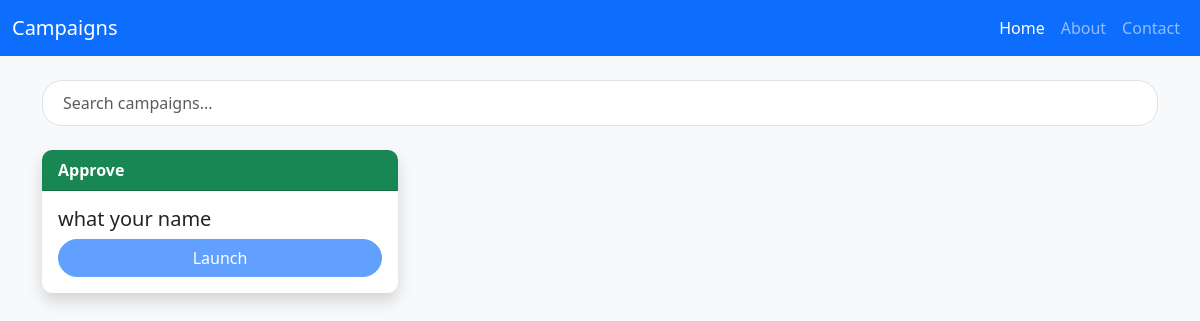
The app's page /admix/list_campaign (signed in), older data.
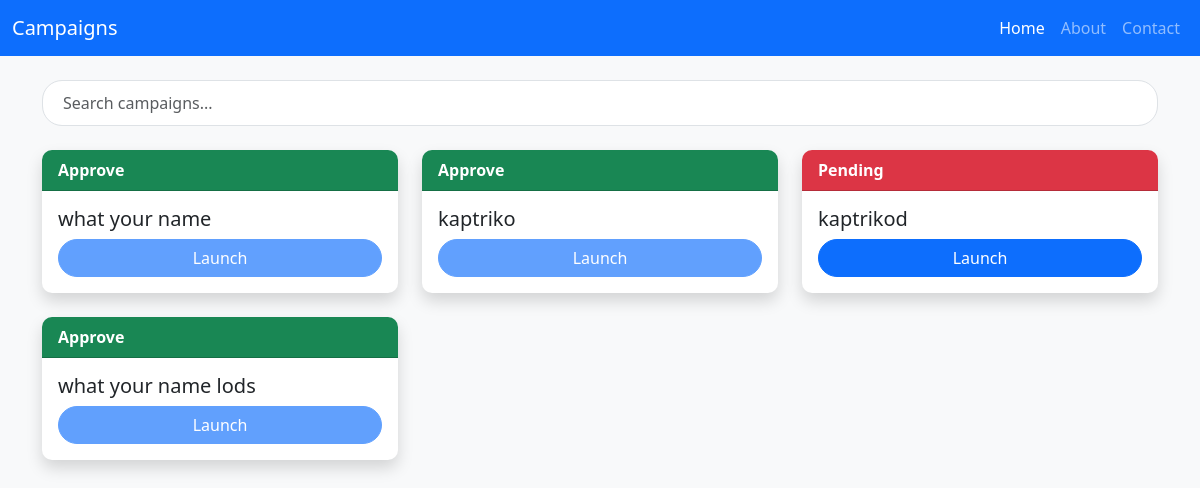
The same page, newer data.
### base/models.py (models this page shows, shortened)
class Campaign(models.Model):
    CATEGORY_CHOICES = [
        ('organisation/charity/npo/pbo', 'Organisation/Charity/NPO/PBO'),
        ('in loving memory of', 'In Loving Memory Of'),
        ('fire/drought/disaster/support', 'Fire/Drought/Disaster/Support'),
        ('education & training', 'Education & Training'),
        ('sport', 'sport'),
        ('Social welfare/commnity development/support', 'Social Welfare/Commnity Development/Support'),
        ('youth', 'youth'),
        ('arts & culture', 'Arts & Culture'),
        ('Nature conservation', 'Nature Conservation'),
        ('Animal Welfare/outreach', 'Animal Welfare/Outreach'),
        ('Vehicle', 'Vehicle'),
        ('Home', 'Home'),
        ('Business/App', 'Business/App'),
        ('legal', 'Legal'),
        ('Other', 'Other'),
    ]
    EVENT_CHOICE  = [
        ('aQuelle Midmar Mile 2025', 'aQuelle Midmar Mile 2025'),
        ('Hyrox johannesburg|Season 24/25', 'Hyrox johannesburg|Season 24/25'),
        ('vusa24', 'vusa24'),
        ('Comrades 2024', 'Comrades 2024'),
        ('WESEEYOU EVENT', 'WESEEYOU EVENT'),
        ('AMASHOVA DURBA CLASSIC', 'AMASHOVA DURBA CLASSIC'),
        ('IRONMAN 70.3 -2024', 'IRONMAN 70.3 -2024'),
        ('ANNUAL KIDS CHRISTMAS PARTY', 'ANNUAL KIDS CHRISTMAS PARTY'),
        ('aQuelle Midmar Mile 2025', 'aQuelle Midmar Mile 2025'),
    ]
    SECTOR_CHOICE = [
        ('child welfare','Child Welfare'),
        ('education','Education'),
        ('Community development','Community Development'),
        ('Environmental','Environmental'),
        ('Health','Health'),
        ('medical','Medical'),
    ]
    campaign_name = models.CharField( max_length=50)
    monetary = models.DecimalField( max_digits=15, decimal_places=2)
    category = models.CharField(max_length=100 , choices= CATEGORY_CHOICES)
    story = models.TextField()
    sector = models.CharField(max_length=100, choices=SECTOR_CHOICE, null=True)
    event = models.CharField(max_length=100, choices=EVENT_CHOICE)
    start_date = models.DateTimeField(auto_now_add=True)
    end_date = models.DateTimeField(auto_now_add=True)
    images = models.ImageField(upload_to='images/')
    video_url = models.URLField(max_length=1000 , blank=True)
    social_link  = models.URLField( max_length=1000, blank=True)
    address = models.CharField(max_length=100,null=True)
    address1 = models.CharField(max_length=100)
    city  = models.CharField( max_length=100)
    zipcode = models.CharField( max_length=50)
    state = models.CharField(max_length=50)
    country = CountryField(blank_label='(select country)', null=True, blank=True)
    organization_payment = models.BooleanField(default=False)
    single_payment = models.BooleanField(default=False)
    is_featured = models.BooleanField(default=False)
    user = models.ForeignKey(CustomUser, on_delete=models.CASCADE,blank=True,null=True)
    goal = models.DecimalField(max_digits=10, decimal_places=2,default=0.00)
    token = models.CharField( max_length=32, unique=True, blank=True, default=generate_unique_token)
    is_launch =models.BooleanField(default=False)
    is_status = models.BooleanField(default=False)
    is_emergency =models.BooleanField(default=False)

### admix/views.py (the view)
# urls.py: path('list_campaign',list_campaign,name='list_campaign'),
@login_required(login_url='admix:login')
def list_campaign(request):
    campaign = Campaign.objects.all()
    context ={
            'campaign':campaign
        }
    return render (request, 'admin/admin-campaign.html',context)

### base/templates/admin/admin-campaign.html (shortened to what this page needs)
<!DOCTYPE html>
<html lang="en">
<head>
    <link href="https://cdn.jsdelivr.net/npm/bootstrap@5.3.0-alpha1/dist/css/bootstrap.min.css" rel="stylesheet">
</head>
<body>
    <nav class="navbar navbar-expand-lg navbar-dark bg-primary">
        <div class="container-fluid">
            <a class="navbar-brand" href="#">Campaigns</a>
            <div class="collapse navbar-collapse" id="navbarNav">
                <ul class="navbar-nav ms-auto">
                    <li class="nav-item">
                        <a class="nav-link active" aria-current="page" href="#">Home</a>
                    </li>
                    <li class="nav-item">
                        <a class="nav-link" href="#">About</a>
                    </li>
                    <li class="nav-item">
                        <a class="nav-link" href="#">Contact</a>
                    </li>
                </ul>
            </div>
        </div>
    </nav>
<div class="container mt-4">
    <div class="mb-4">
        <input type="text" id="searchBar" class="form-control" placeholder="Search campaigns...">
    </div>
    <div class="row" id="campaignContainer">
        {% if campaign %}
        {% for campaign in campaign %}
        <div class="col-md-4 mb-4">
            <div class="card border-0 shadow">
                {% if campaign.is_launch %}
                <div class="card-header text-white bg-success">Approve</div>
                {% else %}
                <div class="card-header text-white bg-danger">Pending</div>
                {% endif %}
                <div class="card-body">
                    <h5 class="card-title">{{ campaign.campaign_name }}</h5>
                    {% if campaign.is_launch %}
                    <button class="btn btn-primary w-100"
                      disabled
                        data-token="{{ campaign.token }}"
                        onclick="launchModal(this, '{{ campaign.campaign_name }}', '{{ campaign.start_date }}', '{{ campaign.monetary }}', '{{ campaign.goal }}', '{{ campaign.user.first_name }} {{ campaign.user.last_name }}')">
                        Launch
                    </button>
                    {% else %}
                    <button class="btn btn-primary w-100"
                      data-token="{{ campaign.token }}"
                      onclick="launchModal(this, '{{ campaign.campaign_name }}', '{{ campaign.start_date }}', '{{ campaign.monetary }}', '{{ campaign.goal }}', '{{ campaign.user.first_name }} {{ campaign.user.last_name }}')">
                      Launch
                  </button>
                    {% endif %}
                </div>
            </div>
        </div>
        {% endfor %}
{% endif %}
</body>
</html>

Row changes from the older to the newer data that the page shows:
added Campaign: is_launch "Approve", campaign_name "kaptriko"
added Campaign: is_launch "Pending", campaign_name "kaptrikod"
added Campaign: is_launch "Approve", campaign_name "what your name lods"
